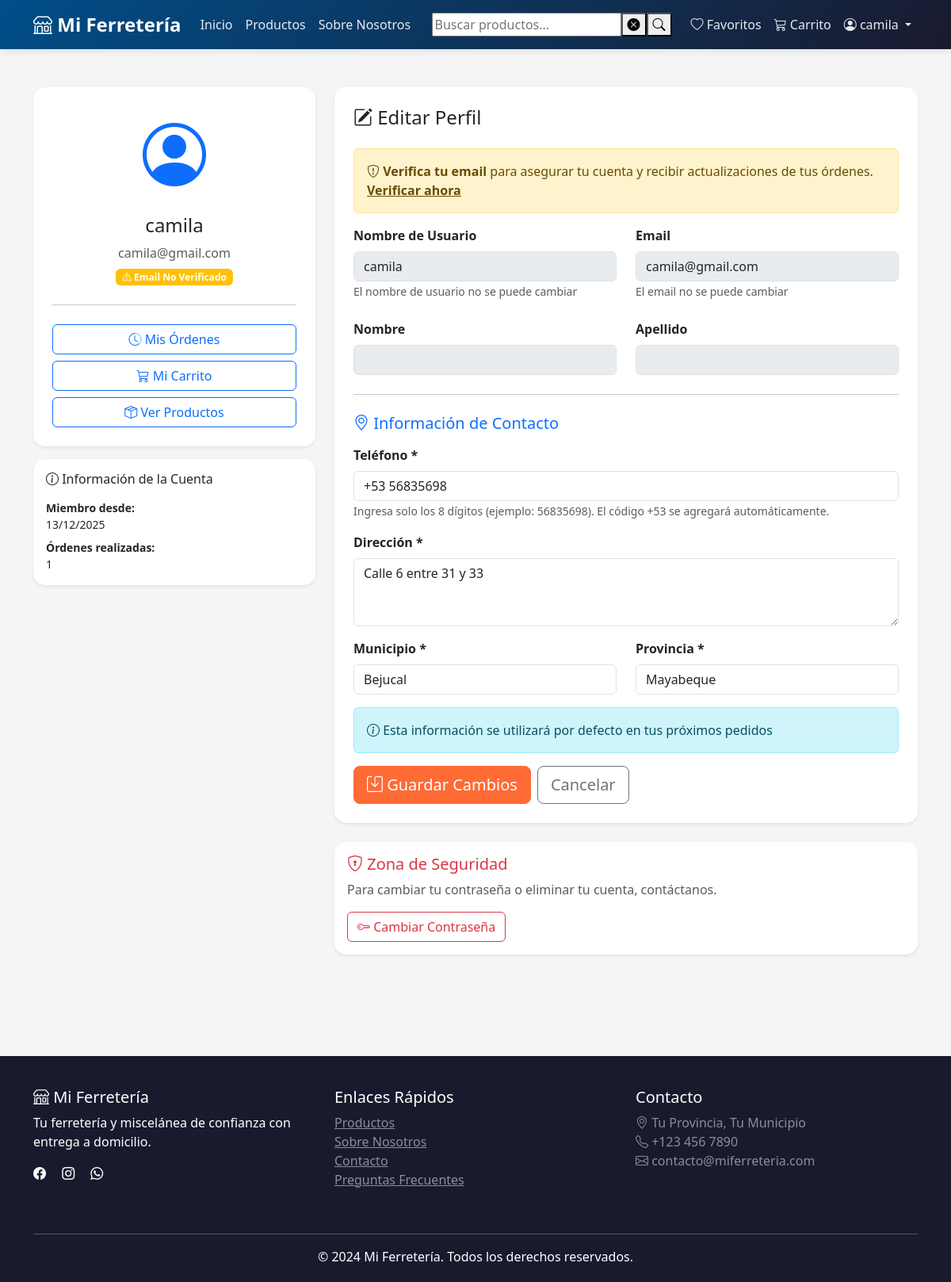
Screenshot of /perfil/ (signed in) with the database file from the repository.
### shop/models.py (models this page shows, shortened)
class UserProfile(models.Model):
    user = models.OneToOneField(
        User,
        on_delete=models.CASCADE,
        related_name='profile',
        db_index=True  # ÍNDICE: Relación uno-a-uno
    )
    phone = models.CharField(
        validators=[validate_phone_or_empty],
        max_length=17,
        blank=True,
        default='',
        verbose_name="Teléfono"
    )
    address = models.TextField(blank=True, verbose_name="Dirección")
    city = models.CharField(max_length=100, blank=True, verbose_name="Municipio")
    province = models.CharField(max_length=100, blank=True, verbose_name="Provincia")
    email_verified = models.BooleanField(
        default=False,
        verbose_name="Email verificado",
        db_index=True  # ÍNDICE: Para filtrar usuarios verificados
    )
    verification_token = models.CharField(max_length=100, blank=True, null=True, db_index=True)  # ÍNDICE: Búsqueda por token
    verification_token_created = models.DateTimeField(null=True, blank=True)
    created_at = models.DateTimeField(auto_now_add=True)
    class Meta:
        verbose_name = "Perfil de Usuario"
        verbose_name_plural = "Perfiles de Usuarios"

### shop/views/profile.py (the view)
# urls.py: path('perfil/', views.profile, name='profile'),
@login_required
def profile(request):
    profile = request.user.profile
    if request.method == 'POST':
        form = UserProfileForm(request.POST, instance=profile)
        if form.is_valid():
            form.save()
            messages.success(request, 'Perfil actualizado exitosamente.')
            return redirect('shop:profile')
    else:
        form = UserProfileForm(instance=profile)
    context = {
        'form': form,
        'profile': profile,
    }
    return render(request, 'shop/profile.html', context)

### shop/templates/shop/profile.html (shortened to what this page needs)
{% extends 'shop/base.html' %}
{% block content %}
<div class="container py-5">
    <div class="row">
        <div class="col-lg-4 mb-4">
            <div class="card shadow-sm">
                <div class="card-body text-center p-4">
                    <i class="bi bi-person-circle text-primary" style="font-size: 5rem;"></i>
                    <h4 class="mt-3">{{ user.get_full_name|default:user.username }}</h4>
                    <p class="text-muted mb-0">{{ user.email }}</p>
                    {% if profile.email_verified %}
                        <span class="badge bg-success mt-2">
                            <i class="bi bi-check-circle"></i> Email Verificado
                        </span>
                    {% else %}
                        <span class="badge bg-warning mt-2">
                            <i class="bi bi-exclamation-triangle"></i> Email No Verificado
                        </span>
                    {% endif %}
                    <hr class="my-4">
                    <div class="d-grid gap-2">
                        <a href="{% url 'shop:order_history' %}" class="btn btn-outline-primary">
                            <i class="bi bi-clock-history"></i> Mis Órdenes
                        </a>
                        <a href="{% url 'shop:cart' %}" class="btn btn-outline-primary">
                            <i class="bi bi-cart3"></i> Mi Carrito
                        </a>
                        <a href="{% url 'shop:product_list' %}" class="btn btn-outline-primary">
                            <i class="bi bi-box-seam"></i> Ver Productos
                        </a>
                    </div>
                </div>
            </div>
            <div class="card shadow-sm mt-3">
                <div class="card-body">
                    <h6 class="card-title mb-3">
                        <i class="bi bi-info-circle"></i> Información de la Cuenta
                    </h6>
                    <p class="small mb-2">
                        <strong>Miembro desde:</strong><br>
                        {{ user.date_joined|date:"d/m/Y" }}
                    </p>
                    <p class="small mb-0">
                        <strong>Órdenes realizadas:</strong><br>
                        {{ user.orders.count }}
                    </p>
                </div>
            </div>
        </div>
        <div class="col-lg-8">
            <div class="card shadow-sm">
                <div class="card-body p-4">
                    <h4 class="mb-4">
                        <i class="bi bi-pencil-square"></i> Editar Perfil
                    </h4>
                    {% if not profile.email_verified %}
                    <div class="alert alert-warning">
                        <i class="bi bi-shield-exclamation"></i>
                        <strong>Verifica tu email</strong> para asegurar tu cuenta y recibir actualizaciones de tus órdenes.
                        <a href="{% url 'shop:resend_verification' %}" class="alert-link">Verificar ahora</a>
                    </div>
                    {% endif %}
                    <form method="post" id="profileForm">
                        <div class="row mb-4">
                            <div class="col-md-6">
                                <label class="form-label fw-bold">Nombre de Usuario</label>
                                <input type="text" class="form-control" value="{{ user.username }}" disabled>
                                <small class="text-muted">El nombre de usuario no se puede cambiar</small>
                            </div>
                            <div class="col-md-6">
                                <label class="form-label fw-bold">Email</label>
                                <input type="email" class="form-control" value="{{ user.email }}" disabled>
                                <small class="text-muted">El email no se puede cambiar</small>
                            </div>
                        </div>
                        <div class="row mb-4">
                            <div class="col-md-6">
                                <label class="form-label fw-bold">Nombre</label>
                                <input type="text" class="form-control" value="{{ user.first_name }}" disabled>
                            </div>
                            <div class="col-md-6">
                                <label class="form-label fw-bold">Apellido</label>
                                <input type="text" class="form-control" value="{{ user.last_name }}" disabled>
                            </div>
                        </div>
                        <hr class="my-4">
                        <h5 class="mb-3 text-primary">
                            <i class="bi bi-geo-alt"></i> Información de Contacto
                        </h5>
                        <div class="mb-3">
                            <label for="{{ form.phone.id_for_label }}" class="form-label fw-bold">
                                Teléfono *
                            </label>
                            {{ form.phone }}
                            <small class="form-text text-muted">
                                Ingresa solo los 8 dígitos (ejemplo: 56835698). El código +53 se agregará automáticamente.
                            </small>
                        </div>
                        <div class="mb-3">
                            <label for="{{ form.address.id_for_label }}" class="form-label fw-bold">
                                Dirección *
                            </label>
                            {{ form.address }}
                        </div>
                        <div class="row">
                            <div class="col-md-6 mb-3">
                                <label for="{{ form.city.id_for_label }}" class="form-label fw-bold">
                                    Municipio *
                                </label>
                                {{ form.city }}
                            </div>
                            <div class="col-md-6 mb-3">
                                <label for="{{ form.province.id_for_label }}" class="form-label fw-bold">
                                    Provincia *
                                </label>
                                {{ form.province }}
                            </div>
                        </div>
                        <div class="alert alert-info">
                            <i class="bi bi-info-circle"></i>
                            Esta información se utilizará por defecto en tus próximos pedidos
                        </div>
                        <div class="d-flex gap-2">
                            <button type="submit" class="btn btn-primary btn-lg">
                                <i class="bi bi-save"></i> Guardar Cambios
                            </button>
                            <a href="{% url 'shop:home' %}" class="btn btn-outline-secondary btn-lg">
                                Cancelar
                            </a>
                        </div>
                    </form>
                </div>
            </div>
            <div class="card shadow-sm mt-4">
                <div class="card-body">
                    <h5 class="card-title text-danger">
                        <i class="bi bi-shield-lock"></i> Zona de Seguridad
                    </h5>
                    <p class="text-muted">
                        Para cambiar tu contraseña o eliminar tu cuenta, contáctanos.
                    </p>
                    <a href="{% url 'shop:change_password' %}" class="btn btn-outline-danger">
                        <i class="bi bi-key"></i> Cambiar Contraseña
                    </a>
                </div>
            </div>
        </div>
    </div>
</div>
{% endblock %}

### shop/templates/shop/base.html (shortened to what this page needs)
<!DOCTYPE html>
<html lang="es">
<head>
    <link href="https://cdn.jsdelivr.net/npm/bootstrap@5.3.0/dist/css/bootstrap.min.css" rel="stylesheet">
    <link rel="stylesheet" href="https://cdn.jsdelivr.net/npm/bootstrap-icons@1.10.0/font/bootstrap-icons.css">
    {% load static %}
    <link rel="stylesheet" href="{% static 'css/loading-indicators.css' %}">
    <link rel="stylesheet" href="{% static 'css/toast.css' %}">
    <link rel="stylesheet" href="{% static 'css/compare.css' %}">
    <link rel="stylesheet" href="{% static 'css/quick-view.css' %}">
    <link rel="stylesheet" href="{% static 'css/base.css' %}">
</head>
<body>
    <nav class="navbar navbar-expand-lg navbar-dark sticky-top">
        <div class="container">
            <a class="navbar-brand" href="{% url 'shop:home' %}">
                <i class="bi bi-shop"></i> Mi Ferretería
            </a>
            <div class="collapse navbar-collapse" id="navbarNav">
                <ul class="navbar-nav me-auto">
                    <li class="nav-item">
                        <a class="nav-link" href="{% url 'shop:home' %}">Inicio</a>
                    </li>
                    <li class="nav-item">
                        <a class="nav-link" href="{% url 'shop:product_list' %}">Productos</a>
                    </li>
                    <li class="nav-item">
                        <a class="nav-link" href="{% url 'shop:about_us' %}">Sobre Nosotros</a>
                    </li>
                </ul>
                <div class="search-container d-flex me-3">
                    <input class="search-input"
                        type="search"
                        id="searchInput"
                        name="q"
                        placeholder="Buscar productos..."
                        aria-label="Search"
                        autocomplete="off">
                    <button type="button"
                        class="clear-search-btn"
                        aria-label="Limpiar búsqueda">
                        <i class="bi bi-x-circle-fill"></i>
                    </button>
                    <button class="search-btn"
                        type="button"
                        id="searchBtn"
                        aria-label="Buscar">
                        <i class="bi bi-search"></i>
                    </button>
                </div>
                <ul class="navbar-nav">
                    {% if user.is_authenticated %}
                        <li class="nav-item">
                            <li class="nav-item">
                                <a class="nav-link" href="{% url 'shop:wishlist' %}">
                                    <i class="bi bi-heart"></i> Favoritos
                                </a>
                            </li>
                            <a class="nav-link position-relative" href="{% url 'shop:cart' %}">
                                <i class="bi bi-cart3"></i> Carrito
                            </a>
                        </li>
                        <li class="nav-item dropdown">
                            <a class="nav-link dropdown-toggle" href="#" id="navbarDropdown" role="button" data-bs-toggle="dropdown">
                                <i class="bi bi-person-circle"></i> {{ user.first_name|default:user.username }}
                            </a>
                        </li>
                    {% endif %}
                </ul>
            </div>
        </div>
    </nav>
    <main>
        {% block content %}{% endblock %}
    </main>
    <footer class="footer">
        <div class="container">
            <div class="row">
                <div class="col-md-4 mb-4">
                    <h5><i class="bi bi-shop"></i> Mi Ferretería</h5>
                    <p>Tu ferretería y miscelánea de confianza con entrega a domicilio.</p>
                    <div class="social-links">
                        <a href="#" class="text-white me-3"><i class="bi bi-facebook"></i></a>
                        <a href="#" class="text-white me-3"><i class="bi bi-instagram"></i></a>
                        <a href="#" class="text-white me-3"><i class="bi bi-whatsapp"></i></a>
                    </div>
                </div>
                <div class="col-md-4 mb-4">
                    <h5>Enlaces Rápidos</h5>
                    <ul class="list-unstyled">
                        <li><a href="{% url 'shop:product_list' %}" class="text-white-50">Productos</a></li>
                        <li><a href="{% url 'shop:about_us' %}" class="text-white-50">Sobre Nosotros</a></li>
                        <li><a href="{% url 'shop:contact' %}" class="text-white-50">Contacto</a></li>
                        <li><a href="{% url 'shop:faq' %}" class="text-white-50">Preguntas Frecuentes</a></li>
                    </ul>
                </div>
                <div class="col-md-4 mb-4">
                    <h5>Contacto</h5>
                    <p class="text-white-50">
                        <i class="bi bi-geo-alt"></i> Tu Provincia, Tu Municipio<br>
                        <i class="bi bi-telephone"></i> +123 456 7890<br>
                        <i class="bi bi-envelope"></i> contacto@miferreteria.com
                    </p>
                </div>
            </div>
            <hr class="bg-white">
            <div class="text-center">
                <p class="mb-0">&copy; 2024 Mi Ferretería. Todos los derechos reservados.</p>
            </div>
        </div>
    </footer>
</body>
</html>

### rows the page displays
UserProfile: phone "+53 56835698", address "Calle 6 entre 31 y 33", city "Bejucal", province "Mayabeque"

### other values shown
{{ user.first_name|default:user.username }} "camila"
{{ user.get_full_name|default:user.username }} "camila"
{{ user.email }} "camila@gmail.com"
{{ user.date_joined|date:"d/m/Y" }} "13/12/2025"
{{ user.orders.count }} "1"
